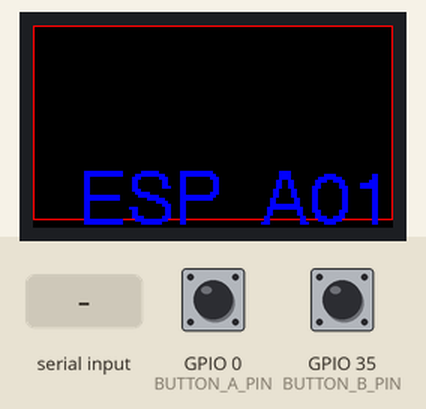
Bench run of a sketch on a simulated ESP32. On the bench: 240×135 colour display. Inputs (shaded band) come from the test bench; at power-on: GPIO 0 (BUTTON_A_PIN) HIGH, GPIO 35 (BUTTON_B_PIN) HIGH. Nothing arrives over Bluetooth unless stated; what the sketch prints to the serial monitor is not drawn.

Above: at 1.3 s.
1.4 s: "1" received over the second serial link
At 2.5 s:
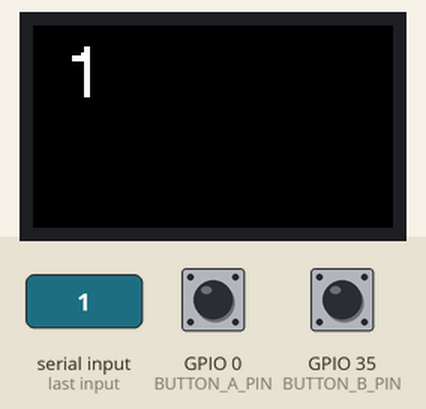
2.9 s: "0" received over the second serial link
At 3.9 s:
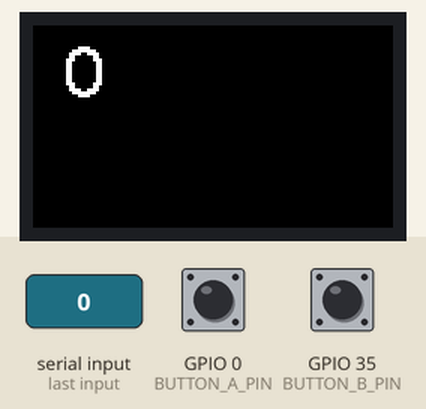
Timing chart, 0 to 5.9 s (numbered marks = the images above; inputs shaded):
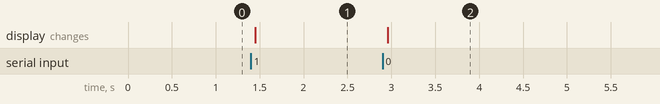

Measured:
- after the input at 1.4 s, the display: changes after 0.05 s (image 1)
- after the input at 2.9 s, the display: changes after 0.06 s (image 2)

The sketch:

bt-01.ino
```cpp
#include "BluetoothSerial.h"
#include <TFT_eSPI.h>        //LCD函式庫
#include <Button2.h>


BluetoothSerial SerialBT;

TFT_eSPI tft = TFT_eSPI();

#define BUTTON_A_PIN  0  //按鍵A，PIN 0
#define BUTTON_B_PIN  35 //按鍵B，PIN 35
Button2 buttonA = Button2(BUTTON_A_PIN);
Button2 buttonB = Button2(BUTTON_B_PIN);

void setup() {
  Serial.begin(115200);

  //char *pin = "0119";
  //SerialBT.setPin(pin);
  SerialBT.begin("ESP_A01"); //後面加true從端


  tft.begin();               // 初始化LCD
  tft.setRotation(1);  // landscape
  tft.fillScreen(TFT_BLACK); // 用全黑清除螢幕
  tft.setSwapBytes(true);

  tft.drawRect(0, 0, 240, 130, TFT_RED);//方形空心
  //tft.drawLine(0, 40, 240, 40, TFT_YELLOW);//畫線


  //文字 T-Display
  tft.setFreeFont(&FreeSerifBold12pt7b);
  tft.setCursor(30, 95, 4);
  tft.setTextColor(TFT_BLUE);
  tft.setTextSize(2);
  tft.printf("ESP_A01");

  buttonA.setPressedHandler(press);   //建立A按鍵按下Pressed的事件
  buttonA.setReleasedHandler(release);//建立A按鍵放開Released的事件
  buttonB.setPressedHandler(press);   //建立B按鍵按下Pressed的事件
  buttonB.setReleasedHandler(release);//建立B按鍵放開Released的事件


}

String readString;
char str;  // 儲存接收資料的變數
void loop() {
  if (Serial.available()) {
    SerialBT.write(Serial.read());
  }


  while (SerialBT.available()) {
    delay(10);  //small delay to allow input buffer to fill

    char c = SerialBT.read();  //gets one byte from serial buffer
    if (c == ',') {
      break;
    }  //breaks out of capture loop to print readstring
    readString += c;
  } //makes the string readString

  if (readString.length() > 0) {
    Serial.println(readString); //prints string to serial port out
    tft.fillScreen(TFT_BLACK); // 用全黑清除螢幕
    //文字 ESP32
    tft.setFreeFont(&FreeSerifBold12pt7b);
    // 设置起始坐标(20, 10)，4 号字体
    tft.setCursor(20, 10);
    // 设置文本颜色为白色，黑色文本背景
    tft.setTextColor(TFT_WHITE, TFT_BLACK);
    tft.setTextFont(4);
    // 设置显示的文字，注意这里有个换行符 \n 产生的效果
    tft.println(readString);

    readString = ""; //clears variable for new input
  }


  delay(20);

  buttonA.loop();  //重複按鍵的觸發設定
  buttonB.loop();

}


void press(Button2& btn) {
  if (btn == buttonA) {   //按下A按鍵，更換圖片

    SerialBT.write('A');


  } else if (btn == buttonB) {  //按下B按鍵，顯示文字

    SerialBT.write('B');
  }


}

void release(Button2& btn) {
  if (btn == buttonA) {          //放開按鍵A，恢復顯示圖片

    //SerialBT.write('1');

  } else if (btn == buttonB) {   //放開按鍵A，恢復顯示圖片

    //SerialBT.write('2');
  }
}
```
